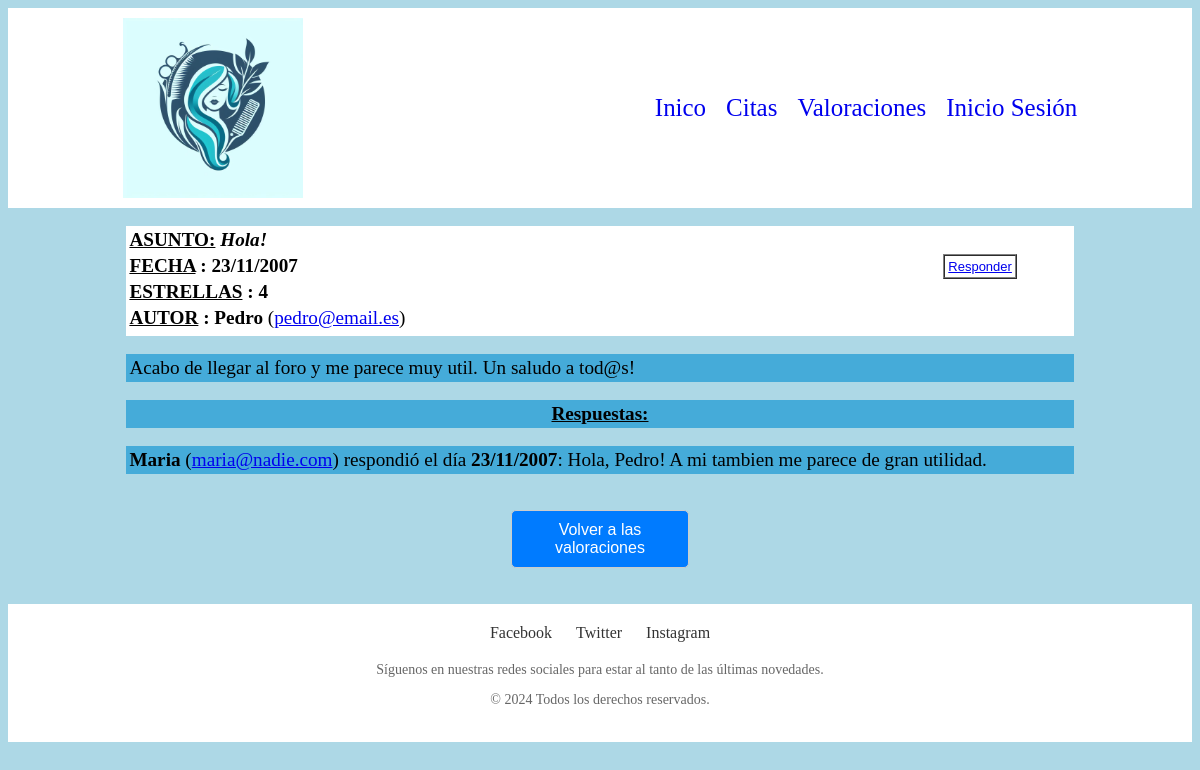
/contenido.php?num_valoracion=14 (signed in), run on the app's committed database.
### tables this page shows
CREATE TABLE valoraciones (
  num_valoracion int(10) unsigned NOT NULL auto_increment,
  fecha date NOT NULL DEFAULT '1970-01-01' ,
  asunto varchar(50) NOT NULL DEFAULT '' ,
  contenido text NOT NULL DEFAULT '' ,
  num_usuario int(10) unsigned NOT NULL DEFAULT '0' ,
  estrellas int(6) unsigned NOT NULL DEFAULT '0',
  num_valoracion_origen int(10) DEFAULT '-1' ,
  num_respuestas int(6) unsigned DEFAULT '0' ,
  PRIMARY KEY (num_valoracion),
  UNIQUE num_valoracion (num_valoracion)
);

CREATE TABLE usuarios (
  num_usuario int(10) unsigned NOT NULL auto_increment,
  nombre varchar(30) NOT NULL DEFAULT '' ,
  login varchar(20) NOT NULL DEFAULT '' ,
  password varchar(12) NOT NULL DEFAULT '' ,
  email varchar(30) NOT NULL DEFAULT '' ,
  PRIMARY KEY (num_usuario),
  UNIQUE num_usuario (num_usuario,nombre,login,password)
);

### contenido.php (the view, shortened to what this page needs)
<?php
    require("funciones.php");
    $consulta="SELECT num_valoracion, fecha, asunto, contenido, nombre, estrellas, email FROM valoraciones M, usuarios U
        WHERE M.num_usuario=U.num_usuario AND num_valoracion=".$_REQUEST["num_valoracion"];
    $resultado = ejecuta_SQL($consulta);
    $matriz = $resultado->fetchAll();
    list($num_valoracion, $fecha, $asunto, $contenido, $nombre, $estrellas, $email)=$matriz[0];
    $array_fecha=explode ("-",$fecha);
    $fecha_modificada="$array_fecha[2]/$array_fecha[1]/$array_fecha[0]";
    echo "<br><table align='center' border=0 width='80%' bgcolor='white'>
        <tr><td colspan='3'><b><U>ASUNTO:</U> <I>$asunto</b></I><td><td align=center rowspan=3>".boton_ficticio("Responder","nuevovaloracion.php?&num_valoracion=$num_valoracion")."</td></tr>
        <tr><td width='80%'><b><U>FECHA</U> : $fecha_modificada</b></td></tr>
        <tr><td width='80%'><b><U>ESTRELLAS</U> : $estrellas</b></td></tr>
        <tr><td colspan='3'><b><U>AUTOR</U> : $nombre</b> (<a href='mailto:$email'>$email</a>)<td></tr>
        <tr><td colspan='3'></td></tr></table><br>";
    echo "<table  bgcolor='#45ABD9' align='center' border=0 width='80%'><tr><td>$contenido</td></tr></table><BR>";
    $consulta="SELECT num_valoracion, fecha, asunto, contenido, nombre, email FROM valoraciones M, usuarios U
        WHERE M.num_usuario=U.num_usuario AND num_valoracion_origen=".$_REQUEST["num_valoracion"]." ORDER BY num_valoracion ASC";
    $resultado = ejecuta_SQL($consulta);
    if ($resultado->rowCount()==0) {
        echo "<table bgcolor='#45ABD9' align='center' border=0 width='80%'><tr><td align='center'>Todavía no hay respuestas</td></tr></table><BR>";
    } else {
        echo "<table bgcolor='#45ABD9' align='center' border=0 width='80%'><tr><td align='center'><b><u>Respuestas:</u></b></td></tr></table><BR>";
    $matriz = $resultado->fetchAll();
    foreach ($matriz as $myrow) {
        $fecha  =$myrow[1];
        $contenido=$myrow[3];
        $nombre =$myrow[4];
        $email  =$myrow[5];
		$array_fecha=explode ("-",$fecha);
		$fecha_modificada="$array_fecha[2]/$array_fecha[1]/$array_fecha[0]";
        echo "<table bgcolor='#45ABD9' align='center' border=0 width='80%'><tr><td><b>$nombre</b> (<a href='mailto:$email'>$email</a>) respondió el día <b>$fecha_modificada</b>: $contenido</td></tr></table><BR>";
    }
}
    echo "</table><br><center><button>
    <a id='volver' href='valoraciones.php'>Volver a las valoraciones</a>
</button></center><br><br>";
?>
<!DOCTYPE html>
<html lang="en">
<head>
</head>
<body>
</body>
</html>

### contenido.php (style rules this page uses)
body { background-color: #ADD8E6; }
button { width: 15%; padding: 10px; border: 1px solid #ccc; border-radius: 5px; background-color: #007bff; cursor:pointer; }
#volver { color:#FFFF; text-decoration:none; font-size:120%; }
td { font-size:120%; }

### data on the page
valoraciones: asunto "Hola!", fecha "23/11/2007", estrellas "4", usuarios.nombre "Pedro", usuarios.email "pedro@email.es", contenido "Acabo de llegar al foro y me parece muy util. Un saludo a tod@s!"
valoraciones: usuarios.nombre "Maria", usuarios.email "maria@nadie.com", fecha "23/11/2007", contenido "Hola, Pedro! A mi tambien me parece de gran utilidad."

### other printed values
$caption "Responder"
